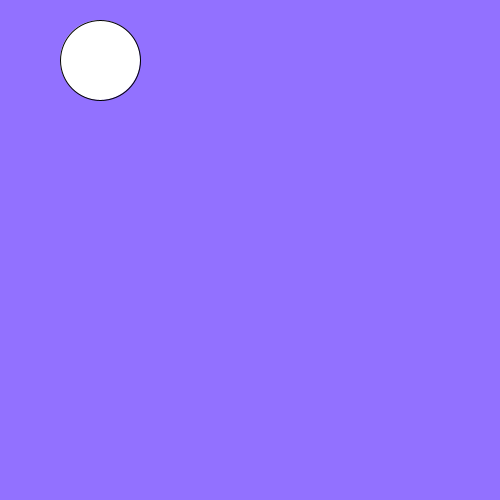
Frame 1 (no input)
Frame 60 (the mouse pressed at the canvas centre just before this capture): identical to frame 1, image omitted
Frame 120 (the mouse held since frame 60 and released just before this capture): identical to frame 1, image omitted

The Processing sketch that drew this single still picture (run headless with seeded random() and noise(); from frame 60 on, the mouse is pressed at the canvas centre):

// Processing sketch: slippery_dot
// ── slippery_dot.pde
/*** When you are done, this program will draw an ellipse 
     that jumps to new location each time you click on it.
***/
 
 // 1. Create three integer variables to represent the x, y, and the size of the ellipse
       int x = 100;
       int y = 60;
       int size = 80;
    void setup() {
      // 2. Set the size of your sketch
    size (500, 500);
    }
    
    void draw() {
    
      // 3. Set the background color of your sketch
      background (#9271FF);
      // 4. Draw an ellipse using the variables created at the top of the sketch for the location and size of your ellipse. 
      //    Make sure it fits in the window. Change the variables if it does not.
    ellipse(x, y, size, size);
    
    }
    
    /******** This method gets called automatically when you press the mouse ************/
    void mousePressed() {
      //5. Create an integer variable called distance
      int distance = 25;
      //6. The getDistanceFromMouse() method below returns a number.
      
      //   Set the value of your distance variable to the value returned by the getDistance method
      //   You will need to pass the x and y location of your ellipse to this method.
        
          
      //7.  Use an if statement to check if your distance variable is < the radius of the ellipse
      //    If it is, make a new x AND y for the ellipse, for a new random location on the window
      //    Hint: Use code like this      x = (int) random(width);
       
      
    }
    
    /********  This method gives you the number of pixels between the mouse and the x,y point ***********/
    int getDistanceFromMouse(int x, int y) {
      return (int)Math.sqrt(Math.pow((mouseX-x),2) + Math.pow((mouseY-y),2));
    }
